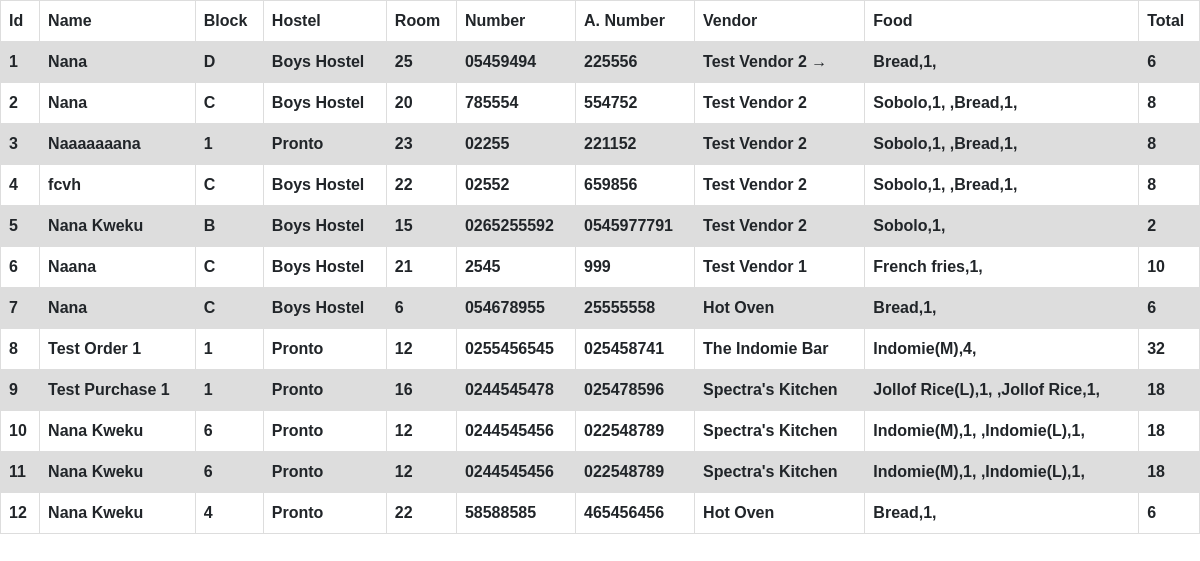
Page /chart on the committed database.
### app.py (models this page shows, shortened)
class Order(db.Model):
    id = db.Column(db.Integer, primary_key=True)
    name = db.Column(db.String(200))
    room = db.Column(db.Integer)
    pNumber = db.Column(db.String(10))
    aNumber = db.Column(db.String(10))
    hostel = db.Column(db.String(100))
    food = db.Column(db.String(1000))
    quantity = db.Column(db.Integer)
    status = db.Column(db.Integer)
    block = db.Column(db.String(100))
    total = db.Column(db.String(10))
    date_created = db.Column(db.DateTime, default=datetime.utcnow)
    vendor = db.Column(db.String(50))

### app.py (the view)
@app.route('/chart', methods=['POST','GET'])
def masterchart():
    all_orders = Order.query.order_by(Order.date_created).all()
    return render_template('chart.html', all_orders=all_orders)

### templates/chart.html
{% extends 'base.html' %}
{% block head %}
<link rel="stylesheet" href="{{ url_for('static', filename='css/table.css')}}">
{% endblock %}
{% block body %}
<table>
    <tr>
        <th>Id</th>
        <th>Name</th>
        <th>Block</th>
        <th>Hostel</th>
        <th>Room</th>
        <th>Number</th>
        <th>A. Number</th>
        <th>Vendor</th>
        <th>Food</th>
        <th>Total</th>
    </tr>
    {% for order in all_orders %}
    <tr>
        <th>{{ order.id }}</th>
        <th>{{ order.name }}</th>
        <th>{{ order.block }}</th>
        <th>{{ order.hostel }}</th>
        <th>{{order.room}}</th>
        <th>{{order.pNumber}}</th>
        <th>{{order.aNumber}}</th>
        <th>{{order.vendor}}</th>
        <th>{{order.food}}</th>
        <th>{{order.total}}</th>
    </tr>
    {% endfor %}
    </table>
{% endblock %}

### static/css/table.css (style rules this page uses)
table { font-family: arial, sans-serif; border-collapse: collapse; width: 100%; }
td, th { border: 1px solid #dddddd; text-align: left; padding: 8px; }
tr:nth-child(even) { background-color: #dddddd; }

### rows in the picture
Order: id "1", name "Nana", block "D", hostel "Boys Hostel", room "25", pNumber "05459494", aNumber "225556", vendor "Test Vendor 2 →", food "Bread,1,", total "6"
Order: id "2", name "Nana", block "C", hostel "Boys Hostel", room "20", pNumber "785554", aNumber "554752", vendor "Test Vendor 2", food "Sobolo,1, ,Bread,1,", total "8"
Order: id "3", name "Naaaaaaana", block "1", hostel "Pronto", room "23", pNumber "02255", aNumber "221152", vendor "Test Vendor 2", food "Sobolo,1, ,Bread,1,", total "8"
Order: id "4", name "fcvh", block "C", hostel "Boys Hostel", room "22", pNumber "02552", aNumber "659856", vendor "Test Vendor 2", food "Sobolo,1, ,Bread,1,", total "8"
Order: id "5", name "Nana Kweku", block "B", hostel "Boys Hostel", room "15", pNumber "0265255592", aNumber "0545977791", vendor "Test Vendor 2", food "Sobolo,1,", total "2"
Order: id "6", name "Naana", block "C", hostel "Boys Hostel", room "21", pNumber "2545", aNumber "999", vendor "Test Vendor 1", food "French fries,1,", total "10"
Order: id "7", name "Nana", block "C", hostel "Boys Hostel", room "6", pNumber "054678955", aNumber "25555558", vendor "Hot Oven", food "Bread,1,", total "6"
Order: id "8", name "Test Order 1", block "1", hostel "Pronto", room "12", pNumber "0255456545", aNumber "025458741", vendor "The Indomie Bar", food "Indomie(M),4,", total "32"
Order: id "9", name "Test Purchase 1", block "1", hostel "Pronto", room "16", pNumber "0244545478", aNumber "025478596", vendor "Spectra's Kitchen", food "Jollof Rice(L),1, ,Jollof Rice,1,", total "18"
Order: id "10", name "Nana Kweku", block "6", hostel "Pronto", room "12", pNumber "0244545456", aNumber "022548789", vendor "Spectra's Kitchen", food "Indomie(M),1, ,Indomie(L),1,", total "18"
Order: id "11", name "Nana Kweku", block "6", hostel "Pronto", room "12", pNumber "0244545456", aNumber "022548789", vendor "Spectra's Kitchen", food "Indomie(M),1, ,Indomie(L),1,", total "18"
Order: id "12", name "Nana Kweku", block "4", hostel "Pronto", room "22", pNumber "58588585", aNumber "465456456", vendor "Hot Oven", food "Bread,1,", total "6"
